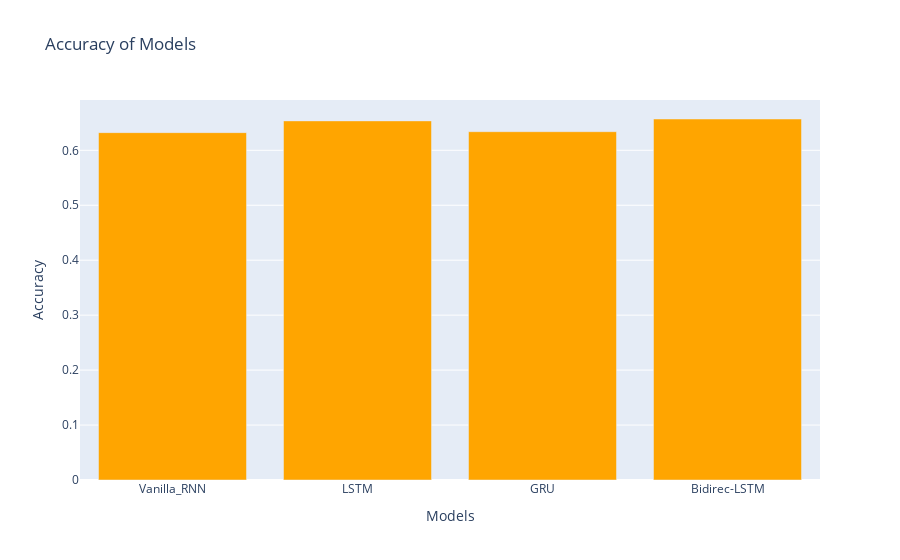

Notebook code for this chart:
### Code cell
x_labels=[va_acc,Lstm_accu,gru_accu,bid_acc]
y_labels=["Vanilla_RNN","LSTM","GRU","Bidirec-LSTM"]
colors=['red','green','blue']
import plotly.graph_objects as go
fig = go.Figure(data=[go.Bar(x=y_labels, y=x_labels,marker_color="orange")])
fig.update_layout(
    title="Accuracy of Models",
    xaxis_title="Models",
    yaxis_title="Accuracy"
)

fig.show()

### Figure 1 — Plotly figure (JSON) as saved in the notebook; plotly's stock layout.template omitted (floating-point values rounded to 4 significant figures)
{"data": [{"marker": {"color": "orange"}, "type": "bar", "x": ["Vanilla_RNN", "LSTM", "GRU", "Bidirec-LSTM"], "y": [0.6322, 0.6536, 0.6339, 0.657]}], "layout": {"title": {"text": "Accuracy of Models"}, "xaxis": {"title": {"text": "Models"}}, "yaxis": {"title": {"text": "Accuracy"}}}}
